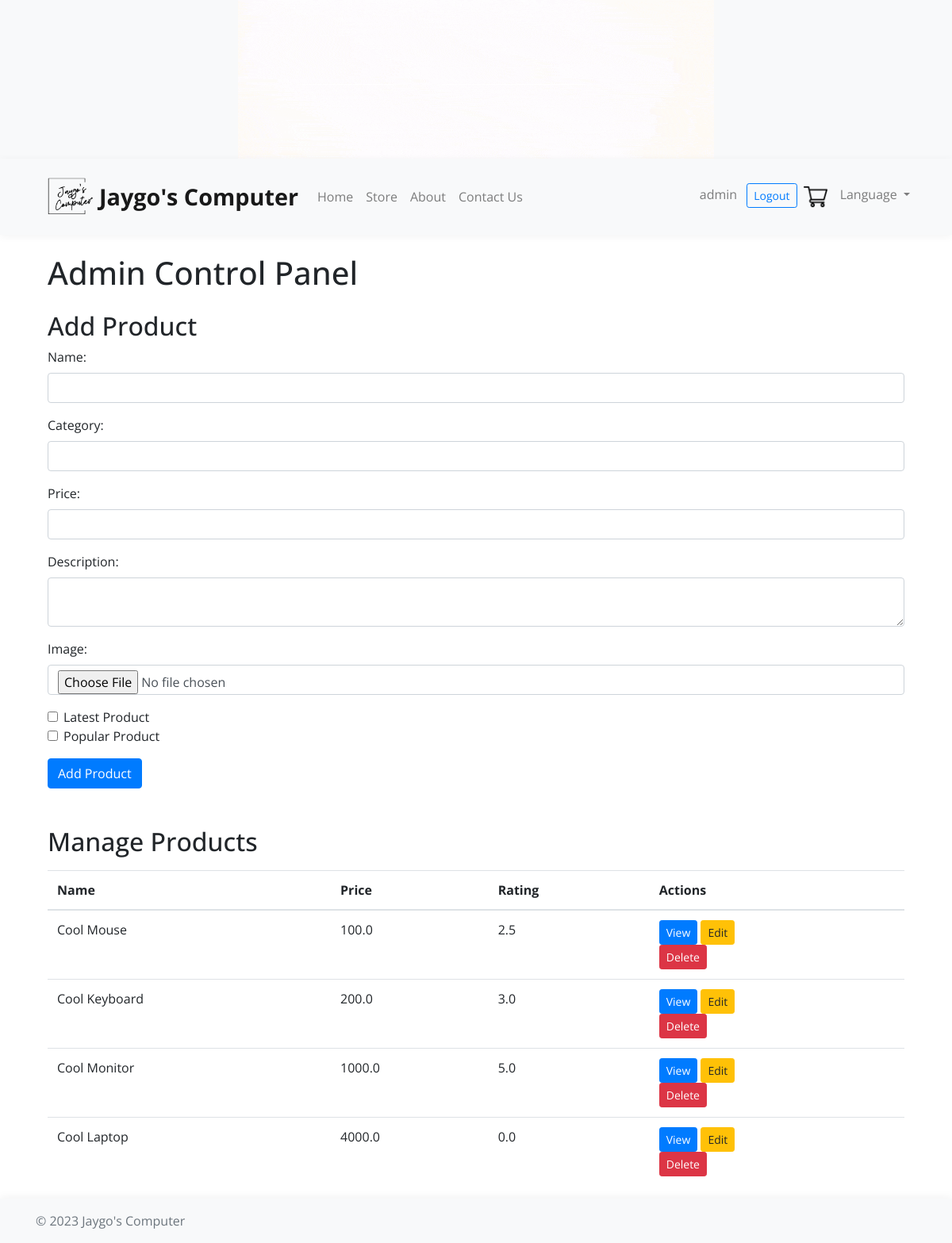
The page /admin (signed in) on the database its author committed.
### app.py (models this page shows, shortened)
class User(UserMixin,db.Model):
    id = db.Column(db.Integer, primary_key=True)
    username = db.Column(db.String(20), unique=True, nullable=False)
    email = db.Column(db.String(50), unique=True, nullable=False)
    password_hash = db.Column(db.String(128), nullable=False)
    is_admin = db.Column(db.Boolean, nullable=False, default=False)
    @property
    def password(self):
        raise AttributeError('password is not a readable attribute')

class Product(db.Model):
    id = db.Column(db.Integer, primary_key=True)
    name = db.Column(db.String(100), nullable=False)
    price = db.Column(db.Float, nullable=False)
    rating = db.Column(db.Float, nullable=False, default=0.0)
    num_ratings = db.Column(db.Integer, nullable=False, default=0)
    image_path = db.Column(db.String(255), nullable=True)
    description = db.Column(db.Text)
    latest_product = db.Column(db.Boolean, default=False)
    popular_product = db.Column(db.Boolean, default=False)
    comments = db.relationship('Comment', backref='product', lazy=True)
    category = db.Column(db.String(100), nullable=False)

### app.py (the view, shortened to what this page needs)
@app.route('/admin', methods=['GET', 'POST'])
def admin():
    admin_required()
    products = Product.query.all()
    return render_template('admin.html', products=products)
    products = Product.query.all()
    return render_template('admin.html', products=products)

### app.py (called while the page is built)
def admin_required():
    if not current_user.is_authenticated or not current_user.is_admin:
        flash('You must be an admin to view this page.')
        return redirect(url_for('login'))

@app.context_processor
def inject_username():
    if current_user.is_authenticated:
        return {'username': current_user.username}
    else:
        return {'username': None}

@login_manager.user_loader
def load_user(user_id):
    return User.query.get(int(user_id))

### templates/admin.html (shortened to what this page needs)
{% extends 'base.html' %}
{% block content %}
  <div class="container">
    <h1 class="my-4">Admin Control Panel</h1>
    <h2>Add Product</h2>
    <form method="POST" action="{{ url_for('admin') }}" enctype="multipart/form-data">
      <div class="mb-3">
        <label for="name" class="form-label">Name:</label>
        <input type="text" class="form-control" name="name" required>
      </div>
      <div class="mb-3">
        <label for="name" class="form-label">Category:</label>
        <input type="text" class="form-control" name="category" required>
      </div>
      <div class="mb-3">
        <label for="price" class="form-label">Price:</label>
        <input type="number" class="form-control" name="price" step="0.5" required>
      </div>
      <div class="mb-3">
        <label for="description" class="form-label">Description:</label>
        <textarea class="form-control" name="description" required></textarea>
      </div>
      <div class="mb-3">
        <label for="image" class="form-label">Image:</label>
        <input type="file" class="form-control" name="image">
      </div>
      <div class="form-check">
        <input type="checkbox" class="form-check-input" name="latest_product" id="latest_product">
        <label class="form-check-label" for="latest_product">Latest Product</label>
      </div>
      <div class="form-check">
        <input type="checkbox" class="form-check-input" name="popular_product" id="popular_product">
        <label class="form-check-label" for="popular_product">Popular Product</label>
      </div>
      <button type="submit" class="btn btn-primary mt-3">Add Product</button>
    </form>
    <h2 class="mt-5">Manage Products</h2>
    <table class="table mt-3">
      <thead>
        <tr>
          <th>Name</th>
          <th>Price</th>
          <th>Rating</th>
          <th>Actions</th>
        </tr>
      </thead>
      <tbody>
        {% for product in products %}
        <tr>
          <td>{{ product.name }}</td>
          <td>{{ product.price }}</td>
          <td>{{ product.rating }}</td>
          <td>
            <a href="{{ url_for('view_product', product_id=product.id) }}" class="btn btn-sm btn-primary">View</a>
            <a href="{{ url_for('edit_product', product_id=product.id) }}" class="btn btn-sm btn-warning">Edit</a>
            <form method="POST" action="{{ url_for('delete_product', product_id=product.id) }}" onsubmit="return confirm('Are you sure you want to delete this product?');">
              <button type="submit" class="btn btn-sm btn-danger">Delete</button>
            </form>
          </td>
        </tr>
        {% endfor %}
      </tbody>
    </table>
  </div>
{% endblock %}

### templates/base.html (shortened to what this page needs)
<!DOCTYPE html>
<html lang="en">
<head>
    <link rel="stylesheet" href="https://cdnjs.cloudflare.com/ajax/libs/twitter-bootstrap/4.6.0/css/bootstrap.min.css">
    <link rel="stylesheet" href="{{url_for('static', filename='styles.css')}}">
    <link rel="stylesheet" href="https://cdnjs.cloudflare.com/ajax/libs/font-awesome/6.5.1/css/all.min.css" />
</head>
<body>
    <div class="container-fluid p-0 bg-light">
        <div class="row justify-content-center align-items-center banner-container">
            <div class="col-12 text-center">
                <img src="{{url_for('static', filename='logo.gif')}}" alt="{{ ('logo animation') }}" class="img-fluid">
            </div>
        </div>
    </div>
    <nav class="navbar navbar-expand-lg navbar-light bg-light">
        <div class="container">
            <img src="{{url_for('static', filename='logo.png')}}" alt="logo" class="img-fluid" width="80">
            <a class="navbar-brand d-none d-lg-inline" href="/">{{ ('Jaygo\'s Computer') }}</a>
            <div class="collapse navbar-collapse" id="navbarNav">
                <ul class="navbar-nav mr-auto">
                    <li class="nav-item">
                        <a class="nav-link" href="/">{{ ('Home') }}</a>
                    </li>
                    <li class="nav-item">
                        <a class="nav-link" href="/store">{{ ('Store') }}</a>
                    </li>
                    <li class="nav-item">
                        <a class="nav-link" href="/about">{{ ('About') }}</a>
                    </li>
                    <li class="nav-item">
                        <a class="nav-link" href="/contact">{{ ('Contact Us') }}</a>
                    </li>
                </ul>
                <ul class="navbar-nav ml-auto">
                    {% if username %}
                    <li class="nav-item">
                        <span class="navbar-text username">{{ username }}</span>
                        <a href="/logout" class="btn btn-outline-primary btn-sm ml-2">{{ ('Logout') }}</a>
                    </li>
                    <li class="nav-item">
                        <a class="nav-link" href="/shoppingcart"><img src="{{url_for('static', filename='shopping-cart.png')}}" alt="shopping cart" width="30"></a>
                    </li>
                    {% endif %}
                    <li class="nav-item dropdown">
                        <a class="nav-link dropdown-toggle" href="#" id="languageDropdown" role="button"
                            data-toggle="dropdown" aria-haspopup="true" aria-expanded="false">
                            {{ ('Language') }}
                        </a>
                    </li>
                </ul>
            </div>
        </div>
    </nav>
    <div class="container mt-4">
        {% block content %}{% endblock %}
    </div>
    <footer class="footer mt-auto py-3">
        <div class="container">
            <span class="text-muted">&copy; 2023 Jaygo's Computer</span>
        </div>
    </footer>
</body>
</html>

### templates/styles.css (style rules this page uses)
body { font-family: 'Open Sans', sans-serif; }
.navbar-brand { font-weight: bold; font-size: 1.8rem; }
.navbar { box-shadow: 0 2px 10px 0 rgba(0,0,0,.05); }
.footer { background: #f8f9fa; box-shadow: 0 -2px 10px 0 rgba(0,0,0,.05); }
.banner-container { background: #f8f9fa; box-shadow: 0 2px 10px 0 rgba(0,0,0,.05); height: 200px; }

### rows shown on the page
User: username "admin"
Product: name "Cool Mouse", price "100.0", rating "2.5"
Product: name "Cool Keyboard", price "200.0", rating "3.0"
Product: name "Cool Monitor", price "1000.0", rating "5.0"
Product: name "Cool Laptop", price "4000.0", rating "0.0"

### other values the page prints
{{ ('Jaygo\'s Computer') }} "Jaygo's Computer"
{{ ('Home') }} "Home"
{{ ('Store') }} "Store"
{{ ('About') }} "About"
{{ ('Contact Us') }} "Contact Us"
{{ ('Logout') }} "Logout"
{{ ('Language') }} "Language"
